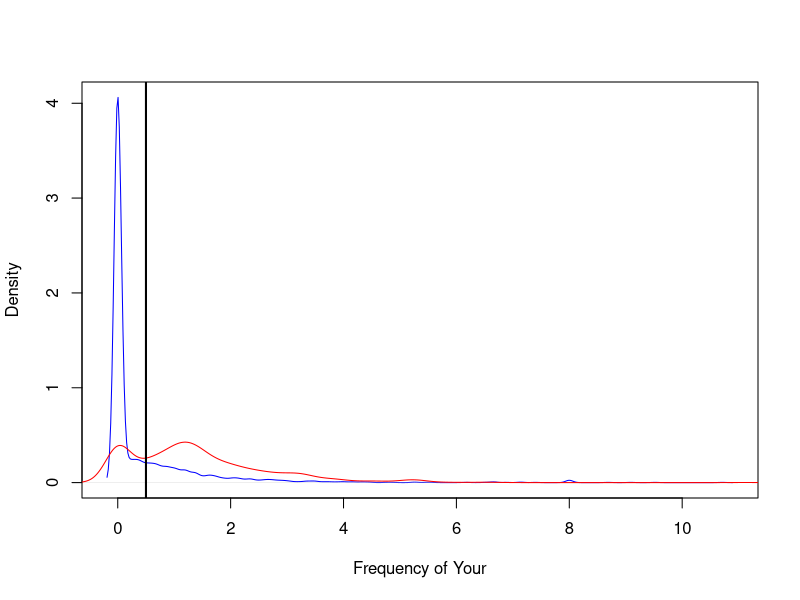
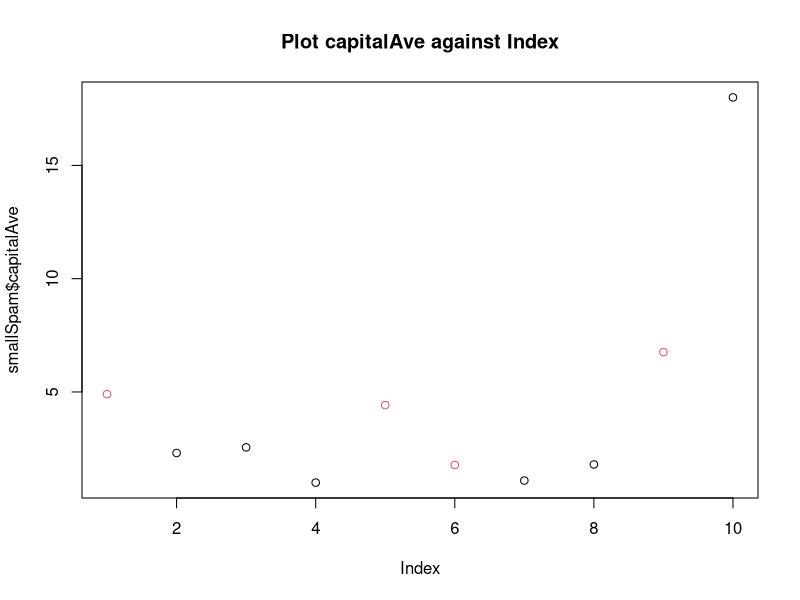

These figures' R source, in order:
## ---- chunk 1
library(kernlab)
data(spam)
names(spam)
table(spam$type)
#Let's look at the frequency of your
plot(density(spam$your[spam$type=="nonspam"]),col="blue",main="",xlab="Frequency of Your")
lines(density(spam$your[spam$type=="spam"]),col="red")
#Our algorithm - find a value C where C is a constant(cutoff).If C> 0.5 it is spam.If C< 0.5 it is nonspam.
abline(v=0.5,col="black",lwd=2)
#Evaluation
prediction <-ifelse(spam$your>0.5,"spam","nonspam")
table(prediction,spam$type)/length(spam$type)

## ---- chunk 2
library(kernlab)
data(spam)
set.seed(333)
smallSpam <-spam[sample(dim(spam)[1],size=10),]
spamLabel <-(smallSpam$type=="spam")*1+1
plot(smallSpam$capitalAve,col=spamLabel,main="Plot capitalAve against Index")
#Prediction rule1 (Apply rule 1 to smallSpam)
rule1 <-function(x){
  prediction <-rep(NA,length(x))
  prediction[x>2.70] <-"spam"
  prediction[x<2.40] <-"nonspam"
  prediction[x>=2.40 & x<=2.45] <-"spam"
  prediction[(x>2.45 & x<=2.70)] <-"nonspam"
  return(prediction)
}
table(rule1(smallSpam$capitalAve),smallSpam$type)
#Prediction rule2 (Apply rule 2 to smallSpam)
rule2 <-function(x){
  prediction <-rep(NA,length(x))
  prediction[x>2.8] <-"spam"
  prediction[x<=2.8] <-"nonspam"
  return(prediction)
}
table(rule2(smallSpam$capitalAve),smallSpam$type)
#Apply to complete spam data
table(rule1(spam$capitalAve),spam$type)
table(rule2(spam$capitalAve),spam$type)
#Look at accuracy
#complicated rule
sum(rule1(spam$capitalAve)==spam$type)
#simplified rule (This rule does better than the complicated rule. The reason is overfitting)
sum(rule2(spam$capitalAve)==spam$type)
